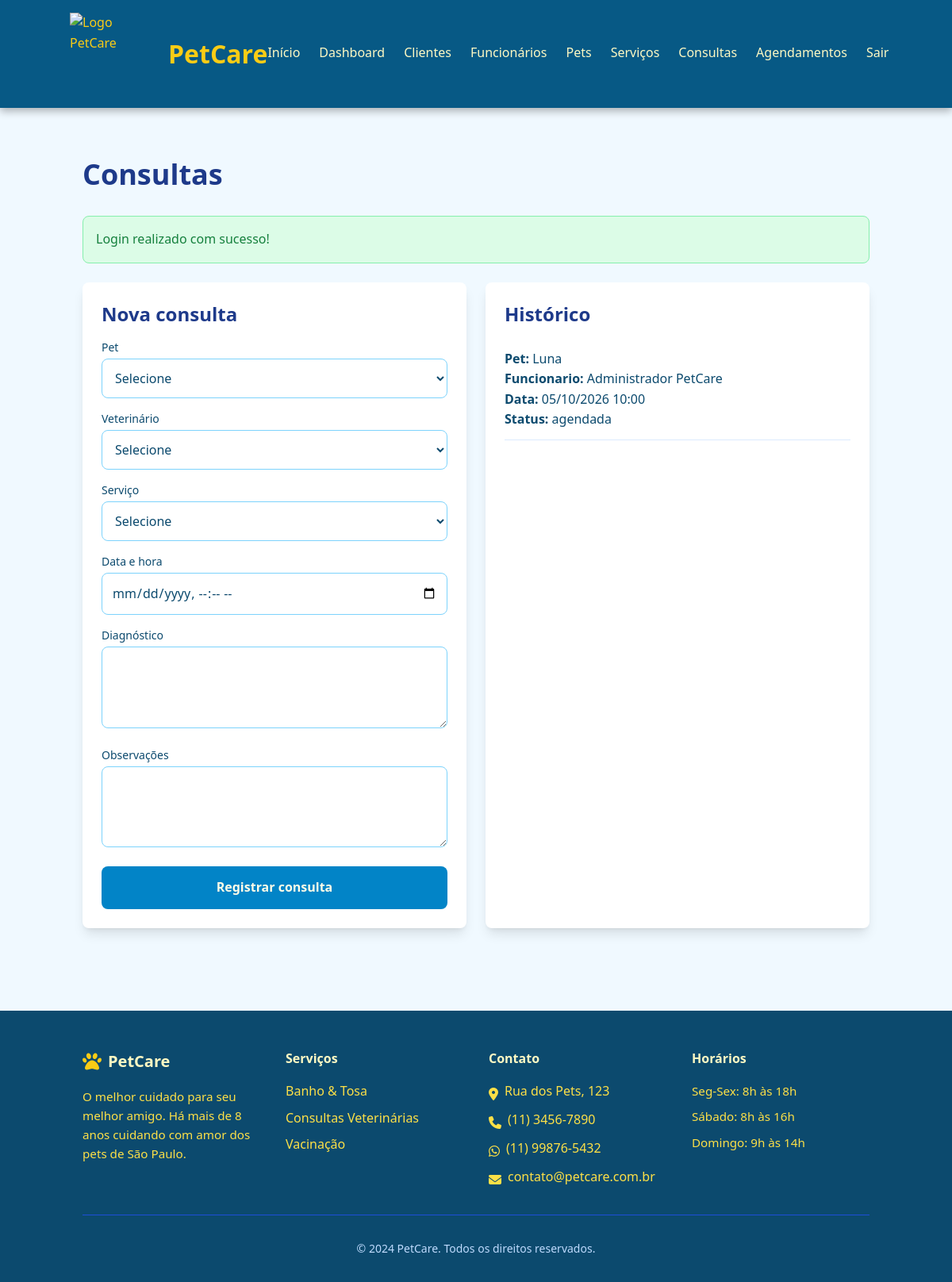
The app's page /funcionario/consultas.php (signed in) with its own data.
### tables this page shows
CREATE TABLE IF NOT EXISTS consultas (
    id INT AUTO_INCREMENT PRIMARY KEY,
    pet_id INT NOT NULL,
    funcionario_id INT NULL,
    servico_id INT NULL,
    data_hora DATETIME NOT NULL,
    diagnostico TEXT NULL,
    observacoes TEXT NULL,
    status ENUM('agendada', 'realizada', 'cancelada') NOT NULL DEFAULT 'agendada',
    created_at TIMESTAMP DEFAULT CURRENT_TIMESTAMP,
    updated_at TIMESTAMP NULL DEFAULT NULL ON UPDATE CURRENT_TIMESTAMP,
    CONSTRAINT fk_consultas_pet FOREIGN KEY (pet_id) REFERENCES pets(id) ON DELETE CASCADE,
    CONSTRAINT fk_consultas_funcionario FOREIGN KEY (funcionario_id) REFERENCES funcionarios(id) ON DELETE SET NULL,
    CONSTRAINT fk_consultas_servico FOREIGN KEY (servico_id) REFERENCES servicos(id) ON DELETE SET NULL,
    INDEX idx_consultas_pet (pet_id),
    INDEX idx_consultas_data (data_hora)
);

CREATE TABLE IF NOT EXISTS pets (
    id INT AUTO_INCREMENT PRIMARY KEY,
    cliente_id INT NOT NULL,
    nome VARCHAR(100) NOT NULL,
    tipo VARCHAR(50) NOT NULL,
    raca VARCHAR(80) NULL,
    idade VARCHAR(20) NULL,
    peso VARCHAR(20) NULL,
    observacoes TEXT NULL,
    created_at TIMESTAMP DEFAULT CURRENT_TIMESTAMP,
    updated_at TIMESTAMP NULL DEFAULT NULL ON UPDATE CURRENT_TIMESTAMP,
    CONSTRAINT fk_pets_cliente FOREIGN KEY (cliente_id) REFERENCES clientes(id) ON DELETE CASCADE,
    INDEX idx_pets_cliente (cliente_id)
);

CREATE TABLE IF NOT EXISTS usuarios (
    id INT AUTO_INCREMENT PRIMARY KEY,
    nome VARCHAR(150) NOT NULL,
    email VARCHAR(150) NOT NULL UNIQUE,
    senha_hash VARCHAR(255) NOT NULL,
    tipo ENUM('cliente', 'funcionario') NOT NULL,
    cpf VARCHAR(14) NULL,
    telefone VARCHAR(20) NULL,
    cargo VARCHAR(80) NULL,
    status ENUM('ativo', 'inativo') NOT NULL DEFAULT 'ativo',
    created_at TIMESTAMP DEFAULT CURRENT_TIMESTAMP,
    updated_at TIMESTAMP NULL DEFAULT NULL ON UPDATE CURRENT_TIMESTAMP
);

### app/helpers/redirect.php (called while the page is built, shortened)
<?php
function getFlashMessage(): ?array
{
    $flash = $_SESSION['flash'];
    return $flash;
}

### app/helpers/validation.php (called while the page is built, shortened)
<?php
function e(string $value): string
{
    return htmlspecialchars((string) $value, ENT_QUOTES, 'UTF-8');
}

### app/config/app.php (called while the page is built, shortened)
<?php
function petcarePublicBaseUrl(): string
{
    $scriptName = $_SERVER['SCRIPT_NAME'] ?? '/index.php';
    $segments = array_values(array_filter(explode('/', $scriptName), static fn (string $segment): bool => $segment !== ''));
    $publicIndex = array_search('public', $segments, true);
    return '/';
}
function petcarePageUrl(string $path = ''): string
{
    $base = petcarePublicBaseUrl();
    $relativePath = trim((string) $path, '/');
    return $base === '/' ? '/' . $relativePath : rtrim($base, '/') . '/' . $relativePath;
}

### app/models/Consulta.php (called while the page is built, shortened)
<?php
class Consulta
{
    public static function all(PDO $pdo): array
    {
        $sql = 'SELECT c.*, p.nome AS pet_nome, u.nome AS funcionario_nome, s.nome AS servico_nome
                FROM consultas c
                LEFT JOIN pets p ON p.id = c.pet_id
                LEFT JOIN funcionarios f ON f.id = c.funcionario_id
                LEFT JOIN usuarios u ON u.id = f.usuario_id
                LEFT JOIN servicos s ON s.id = c.servico_id
                ORDER BY c.data_hora DESC';
        $stmt = $pdo->query($sql);
        return $stmt->fetchAll();
    }
}

### public/funcionario/consultas.php (the view, shortened to what this page needs)
<?php
$pdo = getPdo();
$consultas = Consulta::all($pdo);
require_once __DIR__ . '/../../app/views/components/header.php';
$flash = getFlashMessage();
?>
<section class="page py-16">
    <div class="container max-w-5xl">
        <h1 class="text-4xl font-bold text-blue-900 mb-8">Consultas</h1>
        <?php if ($flash): ?>
            <div class="alert-info p-4 mb-6 <?= $flash['type'] === 'error' ? 'text-red-700 bg-red-100 border-red-300' : 'text-green-700 bg-green-100 border-green-300' ?>">
                <?= e($flash['message']) ?>
            </div>
        <?php endif; ?>
        <div class="grid md:grid-cols-2 gap-6 mb-10">
            <div class="bg-white p-6 rounded-lg shadow-lg">
                <h2 class="text-2xl font-bold text-blue-900 mb-4">Nova consulta</h2>
                <form method="POST" action="<?= e(petcarePageUrl('funcionario/consultas.php')) ?>" class="space-y-4">
                    <div>
                        <label for="pet_id" class="block text-sm font-medium mb-1">Pet</label>
                        <select id="pet_id" name="pet_id" required class="form-select">
                            <option value="">Selecione</option>
                        </select>
                    </div>
                    <div>
                        <label for="funcionario_id" class="block text-sm font-medium mb-1">Veterinário</label>
                        <select id="funcionario_id" name="funcionario_id" class="form-select">
                            <option value="">Selecione</option>
                        </select>
                    </div>
                    <div>
                        <label for="servico_id" class="block text-sm font-medium mb-1">Serviço</label>
                        <select id="servico_id" name="servico_id" class="form-select">
                            <option value="">Selecione</option>
                        </select>
                    </div>
                    <div>
                        <label for="data_hora" class="block text-sm font-medium mb-1">Data e hora</label>
                        <input type="datetime-local" id="data_hora" name="data_hora" required class="form-input">
                    </div>
                    <div>
                        <label for="diagnostico" class="block text-sm font-medium mb-1">Diagnóstico</label>
                        <textarea id="diagnostico" name="diagnostico" rows="3" class="form-textarea"></textarea>
                    </div>
                    <div>
                        <label for="observacoes" class="block text-sm font-medium mb-1">Observações</label>
                        <textarea id="observacoes" name="observacoes" rows="3" class="form-textarea"></textarea>
                    </div>
                    <button type="submit" class="btn-full">Registrar consulta</button>
                </form>
            </div>
            <div class="bg-white p-6 rounded-lg shadow-lg">
                <h2 class="text-2xl font-bold text-blue-900 mb-4">Histórico</h2>
                <?php foreach ($consultas as $consulta): ?>
                    <div class="border-b border-blue-100 py-3">
                        <p><strong>Pet:</strong> <?= e($consulta['pet_nome'] ?? '-') ?></p>
                        <p><strong>Funcionario:</strong> <?= e($consulta['funcionario_nome'] ?? '-') ?></p>
                        <p><strong>Data:</strong> <?= e(date('d/m/Y H:i', strtotime($consulta['data_hora']))) ?></p>
                        <p><strong>Status:</strong> <?= e($consulta['status']) ?></p>
                    </div>
                <?php endforeach; ?>
            </div>
        </div>
    </div>
</section>
<?php require_once __DIR__ . '/../../app/views/components/footer.php'; ?>

### public/css/style.css (style rules this page uses)
:root { --blue-50: #f0f9ff; --blue-100: #e0f2fe; --blue-200: #bae6fd; --blue-300: #7dd3fc; --blue-400: #38bdf8; --blue-500: #0ea5e9; --blue-600: #0284c7; --blue-700: #0369a1; --blue-800: #075985; --blue-900: #0c4a6e; --yellow-50: #fefce8; --yellow-100: #fef9c3; --yellow-200: #fef08a; --yellow-300: #fde047; --yellow-400: #facc15; --yellow-500: #eab308; background-color: var(--blue-50); color: var(--blue-900); font-family: 'Poppins', ui-sans-serif, system-ui, -apple-system, BlinkMacSystemFont, "Segoe UI", Roboto, "Helvetica Neue", Arial, "Noto Sans", sans-serif; line-height: 1.6; }
html, body { min-height: 100%; }
.container { max-width: 1280px; margin-left: auto; margin-right: auto; padding-left: 1rem; padding-right: 1rem; }
.page { min-height: calc(100vh - 4rem); opacity: 1; transition: opacity 0.5s ease; }
.alert-info { border: 1px solid var(--blue-300); border-radius: 0.5rem; background-color: var(--blue-100); color: var(--blue-800); }
.btn, .btn-full { display: inline-block; text-align: center; cursor: pointer; text-decoration: none; padding: 0.75rem 2rem; border-radius: 0.5rem; font-weight: 600; border: 2px solid transparent; transition: transform 0.2s ease, box-shadow 0.2s ease, opacity 0.2s ease; }
.btn-full { width: 100%; margin-top: 0.75rem; padding: 0.75rem 1rem; background-color: var(--blue-600); color: var(--yellow-50); }
.form-input, .form-select, .form-textarea { width: 100%; color: var(--blue-900); background-color: white; padding: 0.75rem; border: 1px solid var(--blue-300); border-radius: 0.5rem; outline: none; transition: border-color 0.2s ease, box-shadow 0.2s ease; }

### records on screen
consultas: pet.nome "Luna", usuarios.nome "Administrador PetCare", data_hora "05/10/2026 10:00", status "agendada"

### other values on screen
$flash['message'] "Login realizado com sucesso!"
